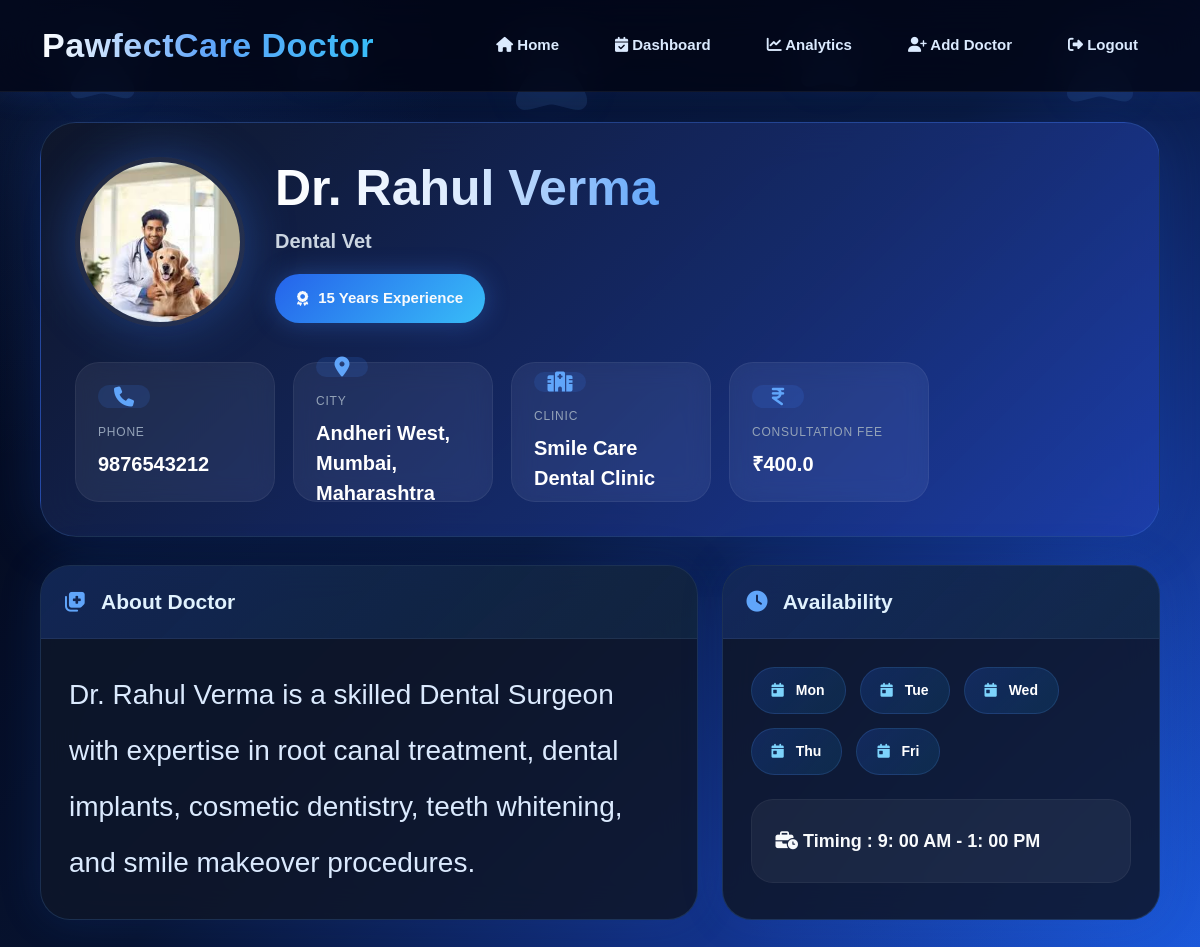
Screenshot of /doctor-detail/7 (signed in) with the database file from the repository.
### app.py (models this page shows, shortened)
class Doctor(db.Model):
    id = db.Column(db.Integer, primary_key=True)
    user_id = db.Column(db.Integer, db.ForeignKey('users.id'))
    name = db.Column(db.String(100), nullable=False)
    phone = db.Column(db.String(20))
    specialization = db.Column(db.String(100))
    experience_years = db.Column(db.Integer)
    clinic_name = db.Column(db.String(150))
    consultation_fee = db.Column(db.Float)
    city = db.Column(db.String(100))
    bio = db.Column(db.Text)
    profile_pic = db.Column(db.String(200))
    created_at = db.Column(db.DateTime, default=datetime.utcnow)
    appointments = db.relationship('DoctorAppointment', backref='doctor', lazy=True)
    availability = db.relationship('DoctorAvailability', backref='doctor', lazy=True)

class DoctorAvailability(db.Model):
    id = db.Column(db.Integer, primary_key=True)
    doctor_id = db.Column(db.Integer, db.ForeignKey('doctor.id'))
    day_of_week = db.Column(db.String(20))
    start_time = db.Column(db.String(10))
    end_time = db.Column(db.String(10))
    slot_duration_minutes = db.Column(db.Integer)
    is_active = db.Column(db.Boolean, default=True)

### app.py (the view)
@app.route("/doctor-detail/<int:doctor_id>")
def doctor_detail(doctor_id):
    doctor = Doctor.query.get_or_404(doctor_id)
    availability = DoctorAvailability.query.filter_by(
        doctor_id=doctor_id
    ).all()
    return render_template(
        "doctor/view_doctor_details.html",
        doctor=doctor,
        availability=availability
    )

### templates/doctor/view_doctor_details.html (shortened to what this page needs)
<!DOCTYPE html>
<html lang="en">
<head>
<link
href="https://cdn.jsdelivr.net/npm/bootstrap@5.3.0/dist/css/bootstrap.min.css"
rel="stylesheet">
<link
rel="stylesheet"
href="https://cdnjs.cloudflare.com/ajax/libs/font-awesome/6.5.1/css/all.min.css"/>
</head>
<body>
<div class="paw"
style="left:5%; font-size:85px; animation-duration:12s;">
<i class="fa-solid fa-paw"></i>
</div>
<div class="paw"
style="left:24%; font-size:70px; animation-duration:10s;">
<i class="fa-solid fa-paw"></i>
</div>
<div class="paw"
style="left:42%; font-size:95px; animation-duration:14s;">
<i class="fa-solid fa-paw"></i>
</div>
<div class="paw"
style="left:66%; font-size:75px; animation-duration:11s;">
<i class="fa-solid fa-paw"></i>
</div>
<div class="paw"
style="left:88%; font-size:88px; animation-duration:13s;">
<i class="fa-solid fa-paw"></i>
</div>
<nav class="navbar-custom">
    <div class="brand">
        PawfectCare Doctor
    </div>
    <div class="nav-links">
        <a href="/doctor_home">
            <i class="fa-solid fa-house"></i>
            Home
        </a>
        <a href="/doctor-requests">
            <i class="fa-solid fa-calendar-check"></i>
            Dashboard
        </a>
        <a href="/doctor-analysis">
            <i class="fa-solid fa-chart-line"></i>
            Analytics
        </a>
        <a href="/add-doctor">
            <i class="fa-solid fa-user-plus"></i>
            Add Doctor
        </a>
        <a href="/logout">
            <i class="fas fa-sign-out-alt"></i>
            Logout
        </a>
    </div>
</nav>
<div class="main-container">
<div class="hero-card">
    <div class="profile-left">
        {% if doctor.profile_pic %}
        <img
        src="/static/uploads/{{ doctor.profile_pic }}"
        class="doctor-img">
        {% else %}
        <img
        src="/static/images/default_doctor.png"
        class="doctor-img">
        {% endif %}
        <div class="profile-info">
            <h1>
                {{ doctor.name }}
            </h1>
            <div class="specialization">
                {{ doctor.specialization }}
            </div>
            <div class="exp-badge">
                <i class="fa-solid fa-award"></i>
                {{ doctor.experience_years }}
                Years Experience
            </div>
        </div>
    </div>
    <div class="contact-grid">
        <div class="info-card">
            <div class="info-icon">
                <i class="fa-solid fa-phone"></i>
            </div>
            <div class="info-title">
                Phone
            </div>
            <div class="info-value">
                {{ doctor.phone }}
            </div>
        </div>
        <div class="info-card">
            <div class="info-icon">
                <i class="fa-solid fa-location-dot"></i>
            </div>
            <div class="info-title">
                City
            </div>
            <div class="info-value">
                {{ doctor.city }}
            </div>
        </div>
        <div class="info-card">
            <div class="info-icon">
                <i class="fa-solid fa-hospital"></i>
            </div>
            <div class="info-title">
                Clinic
            </div>
            <div class="info-value">
                {{ doctor.clinic_name }}
            </div>
        </div>
        <div class="info-card">
            <div class="info-icon">
                <i class="fa-solid fa-indian-rupee-sign"></i>
            </div>
            <div class="info-title">
                Consultation Fee
            </div>
            <div class="info-value">
                ₹{{ doctor.consultation_fee }}
            </div>
        </div>
    </div>
</div>
<div class="bottom-grid">
    <div class="section-card">
        <div class="card-head">
            <i class="fa-solid fa-notes-medical"></i>
            About Doctor
        </div>
        <div class="card-body-custom">
            <div class="about-text">
                {{ doctor.bio }}
            </div>
        </div>
    </div>
    <div class="section-card">
        <div class="card-head">
            <i class="fa-solid fa-clock"></i>
            Availability
        </div>
        <div class="card-body-custom">
            {% if availability %}
            <div class="availability-grid">
                {% for slot in availability %}
                <div class="day-badge">
                    <i class="fa-solid fa-calendar-day"></i>
                    {{ slot.day_of_week }}
                </div>
                {% endfor %}
            </div>
            <div class="time-box">
                <i class="fa-solid fa-business-time"></i>
                Timing :
                {{ availability[0].start_time[:2]|int % 12 or 12 }}:
                {{ availability[0].start_time[3:5] }}
                {% if availability[0].start_time[:2]|int < 12 %}
                AM
                {% else %}
                PM
                {% endif %}
                -
                {{ availability[0].end_time[:2]|int % 12 or 12 }}:
                {{ availability[0].end_time[3:5] }}
                {% if availability[0].end_time[:2]|int < 12 %}
                AM
                {% else %}
                PM
                {% endif %}
            </div>
            {% else %}
            <div style="color:#94a3b8;">
                Availability not added yet
            </div>
            {% endif %}
        </div>
    </div>
</div>
</div>
</body>
</html>

### rows the page displays
Doctor: profile_pic (picture), name "Dr. Rahul Verma", specialization "Dental Vet", experience_years "15", phone "9876543212", city "Andheri West, Mumbai, Maharashtra", clinic_name "Smile Care Dental Clinic", consultation_fee "400.0", bio "Dr. Rahul Verma is a skilled Dental Surgeon with expertise in root canal treatment, dental implants, cosmetic dentistry, teeth whitening, and smile makeover procedures."
DoctorAvailability: day_of_week "Mon", availability[0].start_time[:2]|int%12or12 "9", start_time "00", availability[0].end_time[:2]|int%12or12 "1", end_time "00"
DoctorAvailability: day_of_week "Tue"
DoctorAvailability: day_of_week "Wed"
DoctorAvailability: day_of_week "Thu"
DoctorAvailability: day_of_week "Fri"
